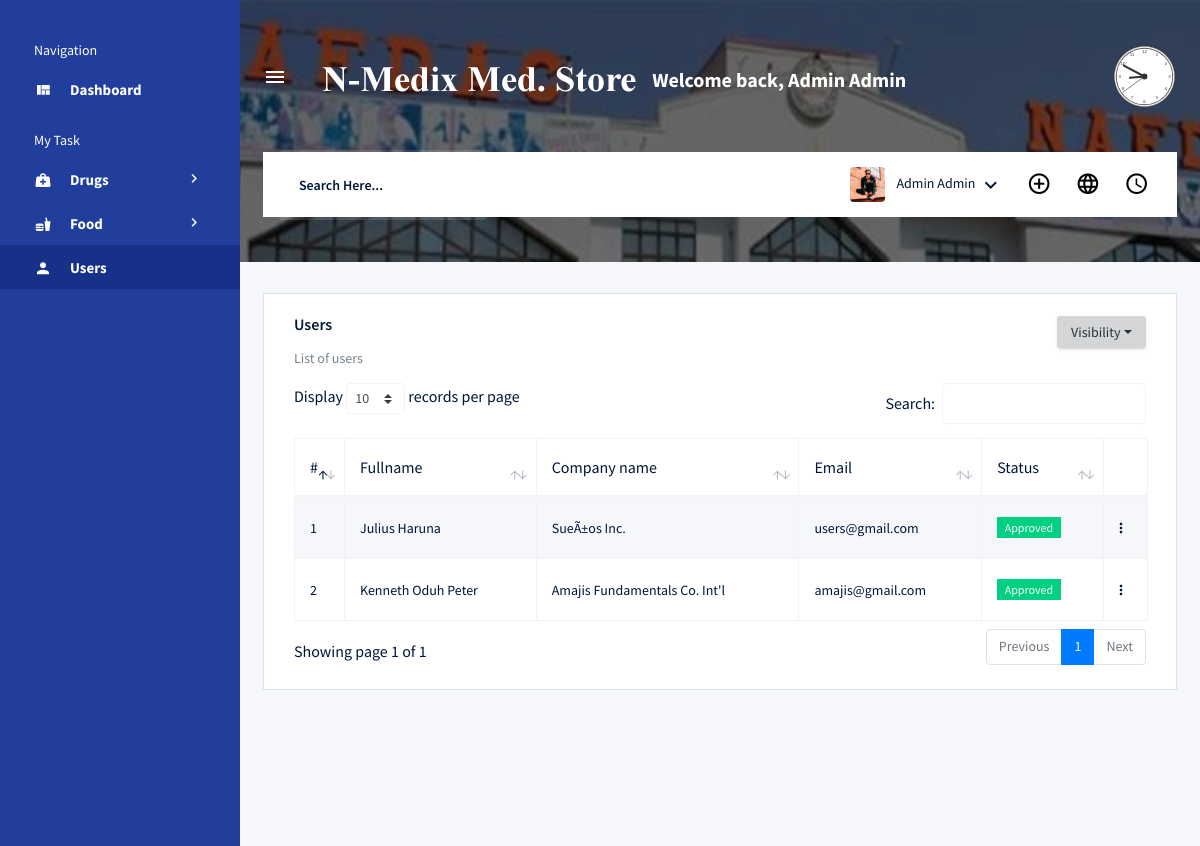
The app's page /users (signed in) with its own data.
### tables this page shows
CREATE TABLE `users` (
  `id` int(11) NOT NULL,
  `name` varchar(30) NOT NULL,
  `company` varchar(50) NOT NULL,
  `email` varchar(50) NOT NULL,
  `password` varchar(100) NOT NULL,
  `role` enum('1','2') NOT NULL DEFAULT '1',
  `status` tinyint(1) NOT NULL DEFAULT '0',
  `addedOn` timestamp NOT NULL DEFAULT CURRENT_TIMESTAMP
);

### libs/View.php (called while the page is built, shortened)
<?php
class View {
    public function render($name) {
        require 'views/' . $name . '.php';
    }
}

### controllers/users.php (called while the page is built, shortened)
<?php
class users extends Controller {
    function index() {
        $this->view->menu = 'users';
        $this->view->title = 'Users';
        $this->view->users = $this->model->users();
        $this->view->customlibrary = array("users/js/index");
        $this->view->csslibrary = array('vendors/datatables.net-bs4/css/dataTables.bootstrap4.min', 'vendors/datatables.net-buttons-bs4/buttons.bootstrap4.min',
            'vendors/datatables.net-responsive-bs4/responsive.bootstrap4.min');
        $this->view->jslibrary = array('vendors/datatables.net/jquery.dataTables.min', 'vendors/datatables.net-bs4/js/dataTables.bootstrap4.min',
            "vendors/datatables.net-buttons/dataTables.buttons.min", "vendors/datatables.net-buttons/buttons.html5.min", 'vendors/datatables.net-buttons/buttons.colVis.min', "vendors/datatables.net-buttons-bs4/buttons.bootstrap4.min",
            "vendors/datatables.net-responsive/dataTables.responsive.min", "vendors/datatables.net-responsive-bs4/responsive.bootstrap4.min");
        $this->view->render('inc/_header');
        $this->view->render('partials/_sidebar');
        $this->view->render('partials/_navbar');
        $this->view->render('users/index');
        $this->view->render('partials/_footer');
        $this->view->render('inc/_footer');
    }
}

### index.php (called while the page is built, shortened)
<?php
$bootstrap = new Bootstrap();
$bootstrap->init();

### libs/Database.php (called while the page is built, shortened)
<?php
class Database  extends PDO {
    public function select($sql, $array = array(), $fetchMode = PDO::FETCH_ASSOC) {
        $sth = $this->prepare($sql);
        $sth->execute();
        return $sth->fetchAll($fetchMode);
    }
}

### models/users_model.php (called while the page is built, shortened)
<?php
class users_model extends Model {
    function users() {
        return $this->db->select("select * from users where role = '2'");
    }
}

### libs/Controller.php (called while the page is built, shortened)
<?php
class Controller {
    public function loadModel($name, $modelPath = 'models/') {
        $path = $modelPath . $name . '_model.php';
        if (file_exists($path)) {
            $this->model = new $modelName();
        }
    }
}

### libs/Model.php (called while the page is built, shortened)
<?php
class Model {
    function __construct() {
        $this->db = new Database(DB_TYPE, DB_HOST, DB_NAME, DB_USER, DB_PASS);
    }
}

### libs/Session.php (called while the page is built, shortened)
<?php
class Session {
    public static function get($key)
    {
        if (isset($_SESSION[$key])):
            return $_SESSION[$key];
        endif;
    }
}

### views/users/index.php (the view, shortened to what this page needs)
<div class="content-wrapper">
    <div class="row">
        <div class="col-12 grid-margin stretch-card h-100">
            <div class="card">
                <div class="card-body">
                    <div class="w-100 d-flex justify-content-between">
                        <h4 class="card-title">Users</h4>
                        <div id="table_wrapper"></div>
                    </div>
                    <p class="card-description">
                        List of users
                    </p>
                    <div class="w-100" style="width: 100%;">
                        <style>
                            table.dtr-details tr:first-child{
                                display: none;
                            }
                            table.dtr-details tr:last-child{
                                display: none;
                            }
                        </style>
                        <table class="table table-striped table-bordered table-hover dt-responsive nowrap" id="tb-users">
                            <thead>
                                <tr style="white-space: nowrap">
                                    <th>#</th>
                                    <th>Fullname</th>
                                    <th>Company name</th>
                                    <th>Email</th>
                                    <th>Status</th>
                                    <th>&nbsp;</th>
                                </tr>
                            </thead>
                            <tbody>
                                <?php
                                foreach ($this->users as $row):
                                    ?>
                                    <tr>
                                        <td></td>
                                        <td><?php echo htmlentities($row["name"]); ?></td>
                                        <td><?php echo htmlentities($row["company"]); ?></td>
                                        <td><?php echo htmlentities($row["email"]); ?></td>
                                        <th>
                                            <?php if ((int) $row["status"] == 1): ?>
                                                <span class="badge badge-success badge-status">Approved</span>
                                            <?php endif; ?>
                                        </th>
                                        <td class="p-0 pl-2">
                                            <?php
                                            if (Session::get("role") == 1):
                                                ?>
                                                <div class="dropdown">
                                                    <button class="btn btn-transparent btn-xs p-0 m-0" type="button" id="triggerId" data-toggle="dropdown" aria-haspopup="true"
                                                            aria-expanded="false">
                                                        <i class="mdi mdi-dots-vertical"></i>
                                                    </button>
                                                </div>
                                                <?php
                                            endif;
                                            ?>
                                        </td>
                                    </tr>
                                    <?php
                                endforeach;
                                ?>
                            </tbody>
                        </table>
                    </div>
                </div>
            </div>
        </div>
    </div>
</div>

### records on screen
users: name "Julius Haruna", company "SueÃ±os Inc.", email "users@gmail.com", status "Approved"
users: name "Kenneth Oduh Peter", company "Amajis Fundamentals Co. Int'l", email "amajis@gmail.com", status "Approved"

### other values on screen
Session::get('name') "Admin Admin"
